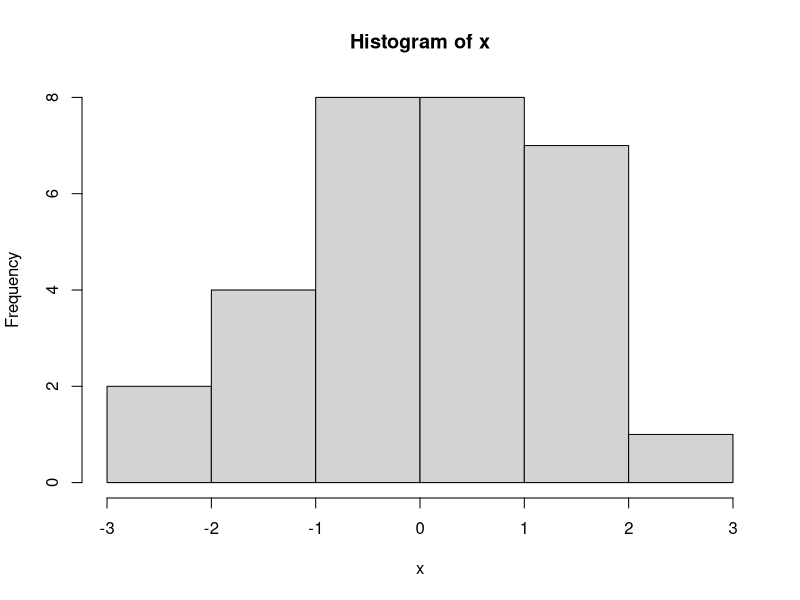

Write the R code that produced this figure.
## ---- chunk 1
(x <- rnorm(30))
## ---- chunk 2
hist(x)
